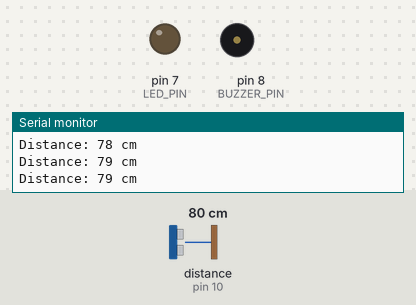
Recording of a sketch running on a simulated Arduino Uno, built with avr-gcc and run on an emulated ATmega328P. Parts: output pins drawn as LEDs (lit = HIGH), buzzer (waves = sounding, pin HIGH), the last lines printed to the serial monitor. Wiring (inferred from the names in the program): ultrasonic range finder: trigger pin 9; echo pin 10. The test bench sets the inputs (shaded band); at power-on: distance to the obstacle (sensor on pin 10) 80 cm. The echo pulse lasts 58.3 µs per cm; pins used as bus, display or sensor lines are not drawn.

Above: at 1.3 s.
1.4 s: distance to the obstacle (sensor on pin 10) set to 23 cm
2.9 s: distance to the obstacle (sensor on pin 10) set to 18 cm
At 3.8 s:
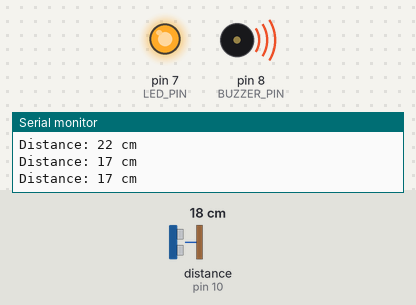
4.5 s: distance to the obstacle (sensor on pin 10) set to 35 cm
At 5.2 s:
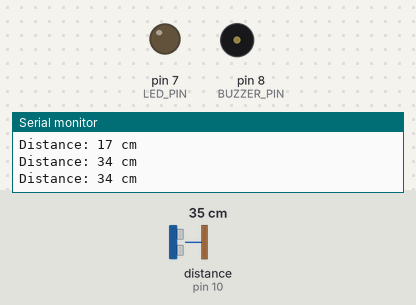
6.0 s: distance to the obstacle (sensor on pin 10) set to 2 cm
At 6.6 s:
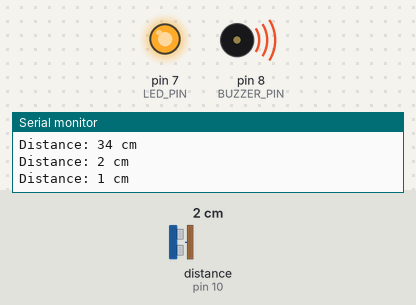
Timing chart, 0 to 8.5 s (numbered marks = the images above; inputs shaded):
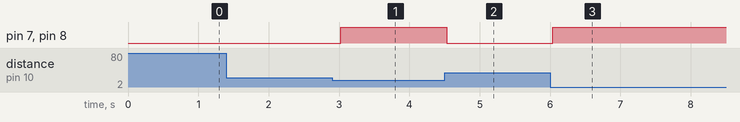

The sketch:

led.ino
```cpp
#define TRIG_PIN 9
#define ECHO_PIN 10
#define BUZZER_PIN 8
#define LED_PIN 7

void setup() {
  Serial.begin(9600);
  pinMode(TRIG_PIN, OUTPUT);
  pinMode(ECHO_PIN, INPUT);
  pinMode(BUZZER_PIN, OUTPUT);
  pinMode(LED_PIN, OUTPUT);
}

void loop() {
  long duration, distance;

  // Clear the trigger
  digitalWrite(TRIG_PIN, LOW);
  delayMicroseconds(2);

  // Set the trigger to HIGH for 10 microseconds
  digitalWrite(TRIG_PIN, HIGH);
  delayMicroseconds(10);
  digitalWrite(TRIG_PIN, LOW);

  // Read the echo pin, return the sound wave travel time in microseconds
  duration = pulseIn(ECHO_PIN, HIGH);

  // Calculate the distance (duration / 2) / 29.1 to convert to cm
  distance = (duration / 2) / 29.5;

  // Print the distance to the Serial Monitor
  Serial.print("Distance: ");
  Serial.print(distance);
  Serial.println(" cm");

  // Check if the distance is less than 20cm
  if (distance < 20) {
    digitalWrite(BUZZER_PIN, HIGH);  // Turn on the buzzer
    digitalWrite(LED_PIN, HIGH);
  } else {
    digitalWrite(BUZZER_PIN, LOW);   // Turn off the buzzer
     digitalWrite(LED_PIN, LOW);
  }

  delay(500); // Wait for half a second before the next loop
}
```

Measured:
- the behaviour switches between 21 and 20 cm on distance to the obstacle (sensor on pin 10) (found by bisection; images 0 and 1)
- after the input at 2.9 s, pin 7 (LED_PIN), pin 8 (BUZZER_PIN): LOW → HIGH after 0.12 s
- after the input at 4.5 s, pin 7 (LED_PIN), pin 8 (BUZZER_PIN): HIGH → LOW at once
- after the input at 6.0 s, pin 7 (LED_PIN), pin 8 (BUZZER_PIN): LOW → HIGH at once
